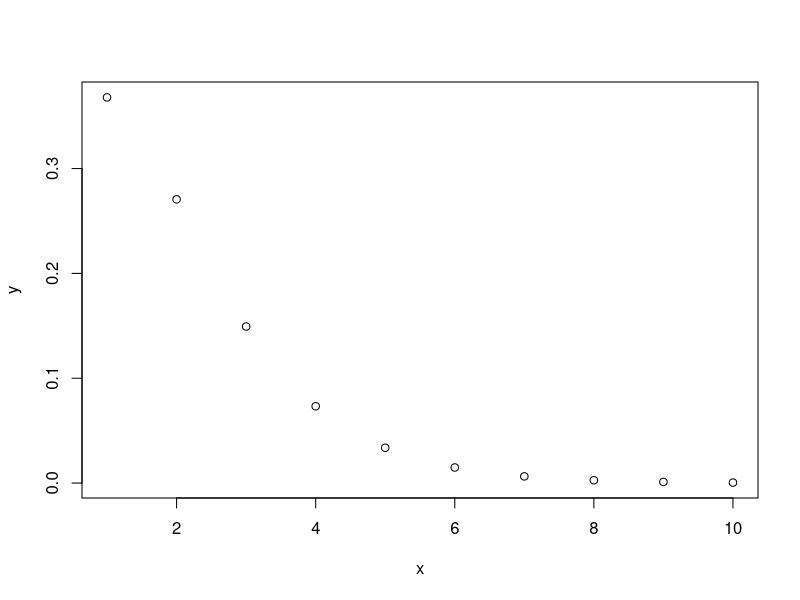
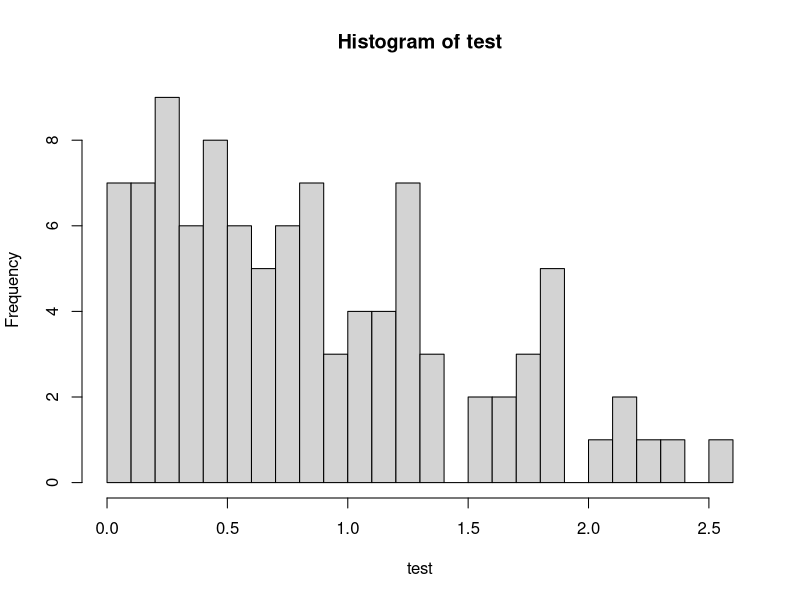
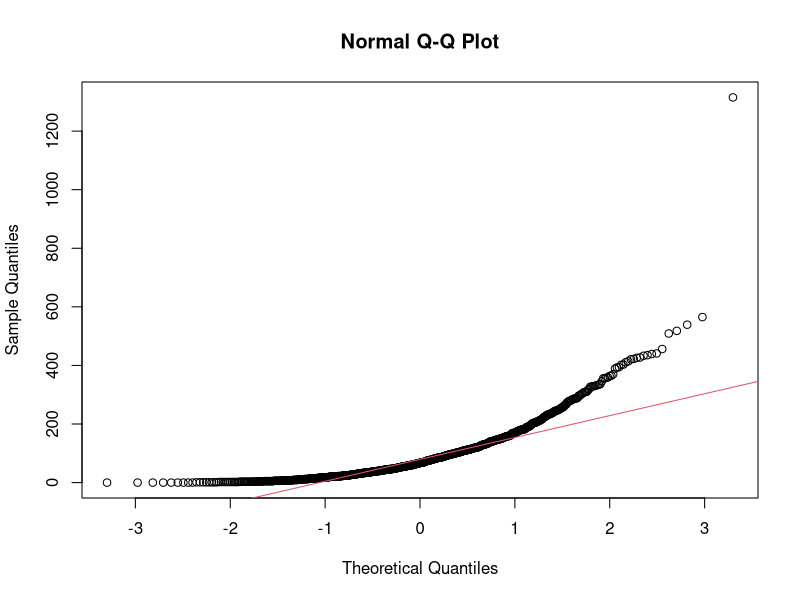
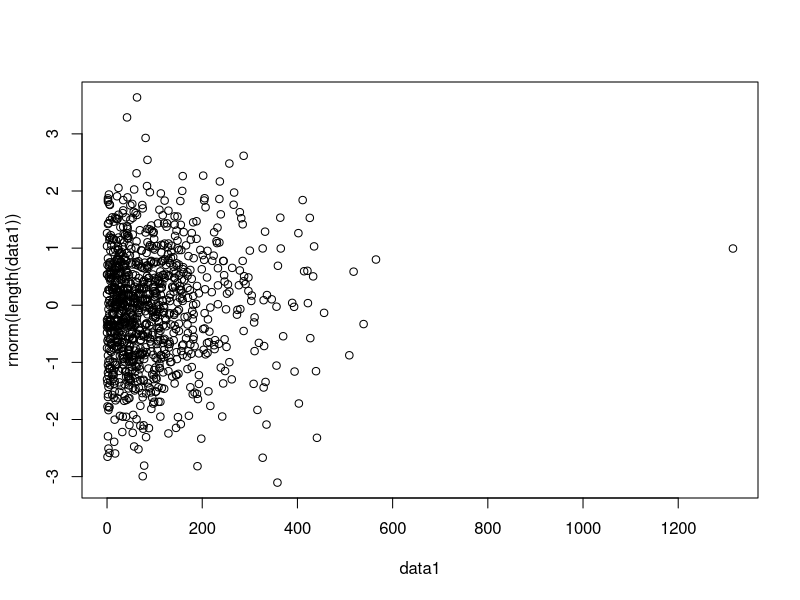
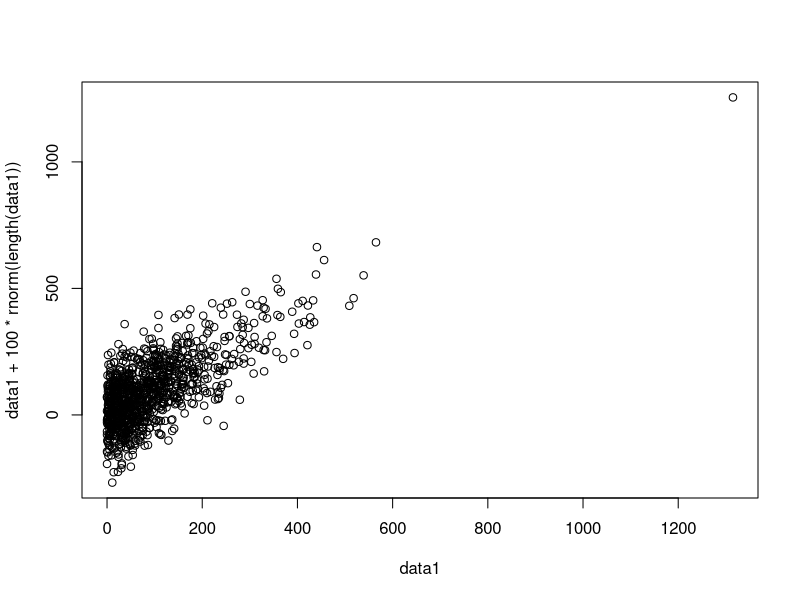
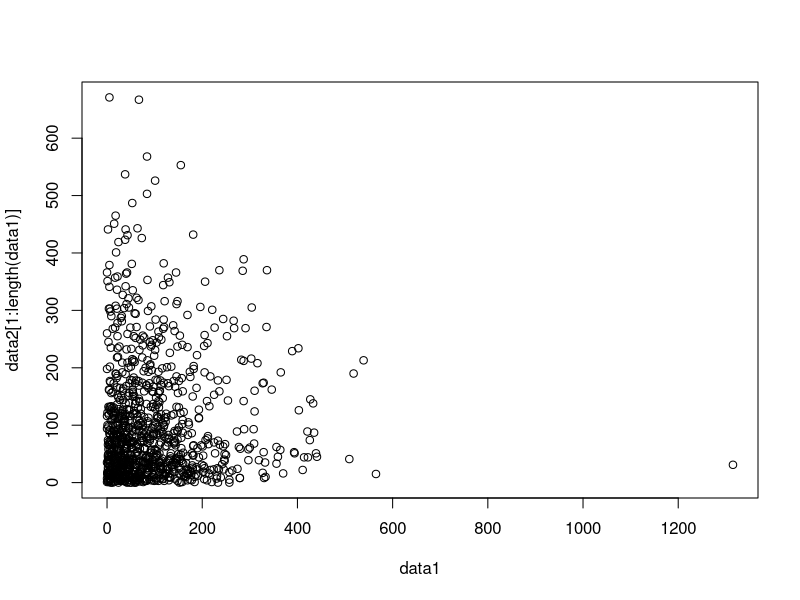
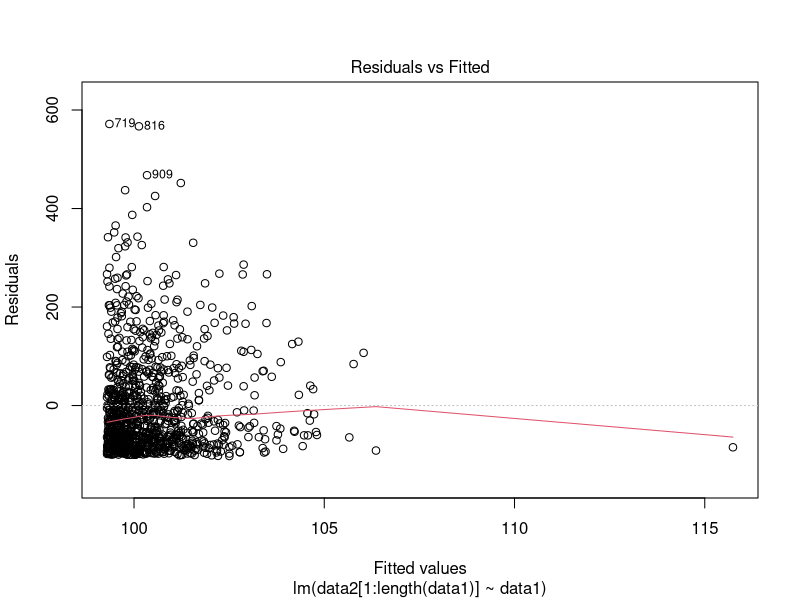
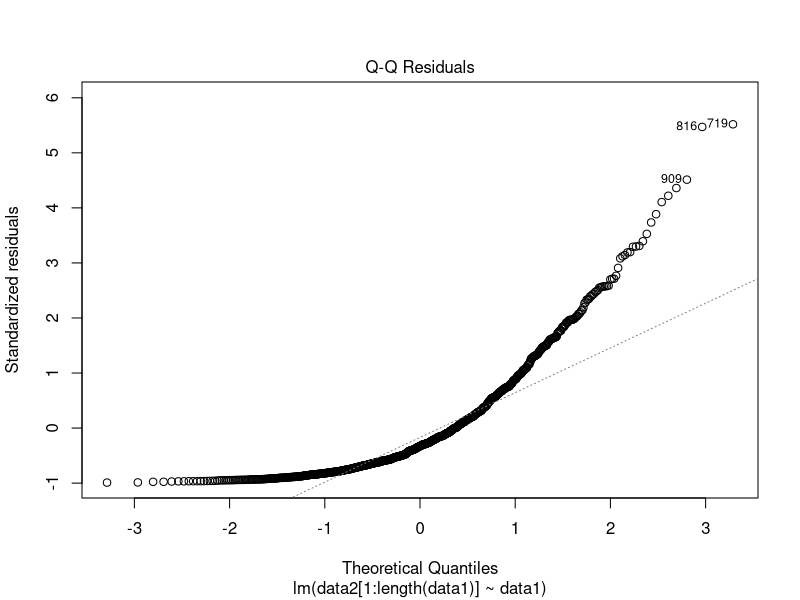

Recreate these plots in R, in order.
## ---- chunk 1
e <- 2.71828
x <- 1:10
y <- x*e^(-x)
plot(x, y)
## ---- chunk 2
real_binding <- rep(0, 100)
measurement_error_control <- abs(rnorm(100))
measurement_error_test <- abs(rnorm(100))

control <- real_binding + measurement_error_control
test <- real_binding + measurement_error_test

hist(test, 20)
## ---- chunk 3
data1 <- c()
data2 <- c()
x <- c()
for (i in 1:100000) {
  a <- round(runif(1, min = 0, max = 100))
  if (a == 1) {
    data1 <- c(data1, length(x))
    x <- c()
  } 
  else {
    x <- c(x, a)
  }
}
qqnorm(data1); qqline(data1, col = 2)
for (i in 1:100000) {
  a <- round(runif(1, min = 0, max = 100))
  if (a == 1) {
    data2 <- c(data2, length(x))
    x <- c()
  } 
  else {
    x <- c(x, a)
  }
}
plot(data1, rnorm(length(data1)))
plot(data1, data1 + 100*rnorm(length(data1)))
if (length(data1) < length(data2)) {
  q <- lm(data1[1:length(data2)] ~ data2)
  plot(data1[1:length(data2)] ~ data2)
} else {
  q <- lm(data2[1:length(data1)] ~ data1)
  plot(data2[1:length(data1)] ~ data1)
}
plot(q)
